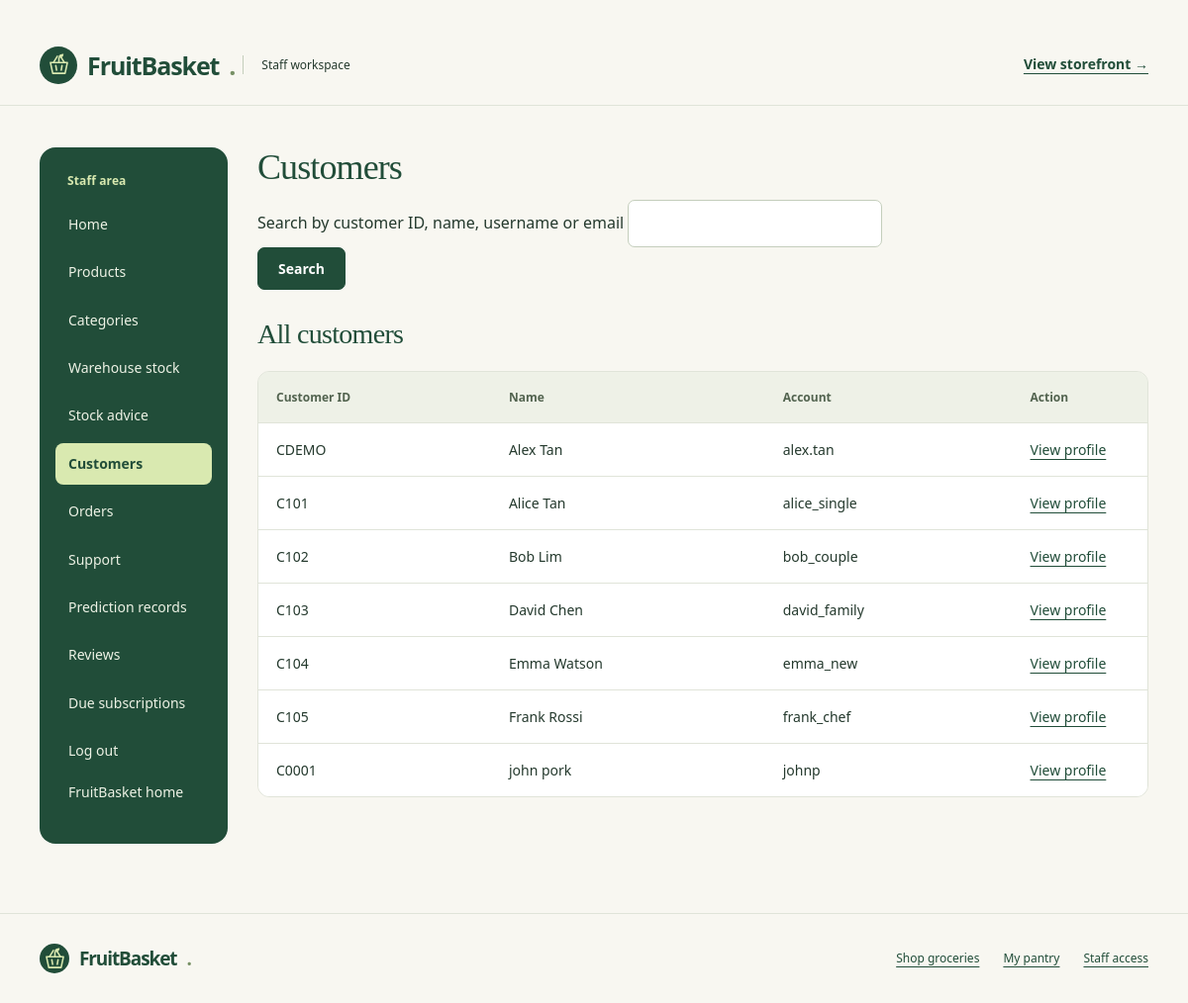
Page /adminpanel/customer_new (signed in) on the earlier database version.
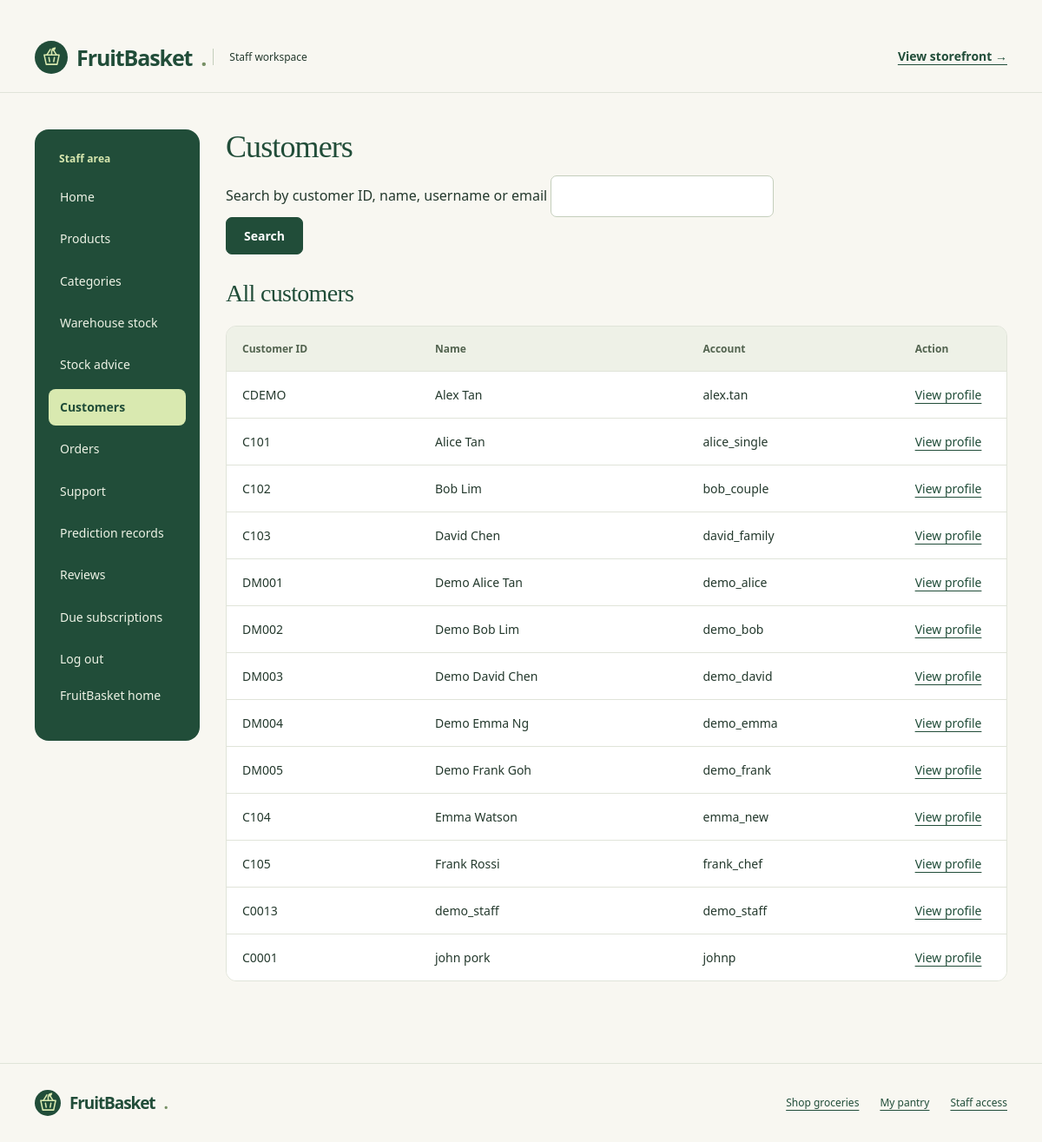
Same page on the later database version.
### adminpanel/models.py (models this page shows, shortened)
class Customer(models.Model):
    Cid = models.CharField(max_length=5, primary_key=True)
    Cname = models.CharField(max_length=255)
    Caddress = models.CharField(max_length=255)
    Chouseholdsize = models.IntegerField()
    Cmealsperweek = models.IntegerField()
    Cuser = models.OneToOneField(User, on_delete=models.CASCADE, related_name='customer')
    class Meta:
        constraints = [
            models.CheckConstraint(
                check=models.Q(Chouseholdsize__gte=1),
                name='Chouseholdsize_at_least_one'
            ),
            models.CheckConstraint(
                check=models.Q(Cmealsperweek__gte=0),
                name='Cmealsperweek_not_negative'
            )
        ]

### adminpanel/views.py (the view, shortened to what this page needs)
# urls.py: path('customer_new', views.CustomerView.as_view(), name='customer_new'),
class CustomerView(View):
    template_name = 'adminpanel/customer_new.html'
    def dispatch(self, request, *args, **kwargs):
        if not _staff_order_access(request):
            return redirect('/adminpanel/login')
        return super().dispatch(request, *args, **kwargs)
    def page(self, request, customer=None, form=None):
        query = request.GET.get('q', '').strip()
        customers = Customer.objects.select_related('Cuser').order_by('Cname', 'Cid')
        if query:
            customers = customers.filter(
                Q(Cid__icontains=query) | Q(Cname__icontains=query)
                | Q(Cuser__username__icontains=query) | Q(Cuser__email__icontains=query)
            )
        context = {'customers': customers, 'query': query, 'customer': customer}
        if customer:
            context.update({
                'form': form if form is not None else CustomerForm(instance=customer),
                'orders': Orders.objects.filter(Ocustomer=customer).order_by('-Odate', '-Oid'),
                'tickets': SupportTicket.objects.filter(Torder__Ocustomer=customer).select_related('Torder').order_by('-Tsubmitted'),
            })
        return render(request, self.template_name, context)
    def get(self, request, pk=None):
        customer = get_object_or_404(Customer.objects.select_related('Cuser'), pk=pk) if pk is not None else None
        return self.page(request, customer)

### adminpanel/views.py (called while the page is built)
def _staff_order_access(request):
    return request.user.is_authenticated and request.user.is_active and request.user.is_staff

### adminpanel/templates/adminpanel/customer_new.html (shortened to what this page needs)
﻿{% extends 'adminpanel/adminpanel_base.html' %}
{% block content %}
<div class="fb-staff-section">
    <h1 class="fb-staff-page-title">Customers</h1>
    <form method="get" action="{% url 'customer_new' %}" class="fb-form">
        <label for="customer-search">Search by customer ID, name, username or email</label>
        <input id="customer-search" name="q" value="{{ query }}" type="search">
        <button type="submit">Search</button>
    </form>
</div>
<div class="fb-staff-section">
    <h2 class="fb-records-heading">{% if query %}Search results{% else %}All customers{% endif %}</h2>
    <div class="fb-table-wrap fb-records-table" role="region" aria-label="Customers" tabindex="0">
        <table><thead><tr><th>Customer ID</th><th>Name</th><th>Account</th><th>Action</th></tr></thead><tbody>
        {% for result in customers %}
            <tr><td>{{ result.Cid }}</td><td>{{ result.Cname }}</td><td>{{ result.Cuser.username }}</td><td><a href="{% url 'customer_new' result.pk %}">View profile</a></td></tr>
        {% empty %}<tr><td colspan="4">No customers found.</td></tr>{% endfor %}
        </tbody></table>
    </div>
</div>
{% endblock %}

Differences in the rows shown:
added Customer: Cid "DM001", Cname "Demo Alice Tan", Cuser.username "demo_alice"
added Customer: Cid "DM002", Cname "Demo Bob Lim", Cuser.username "demo_bob"
added Customer: Cid "DM003", Cname "Demo David Chen", Cuser.username "demo_david"
added Customer: Cid "DM004", Cname "Demo Emma Ng", Cuser.username "demo_emma"
added Customer: Cid "DM005", Cname "Demo Frank Goh", Cuser.username "demo_frank"
added Customer: Cid "C0013", Cname "demo_staff", Cuser.username "demo_staff"
